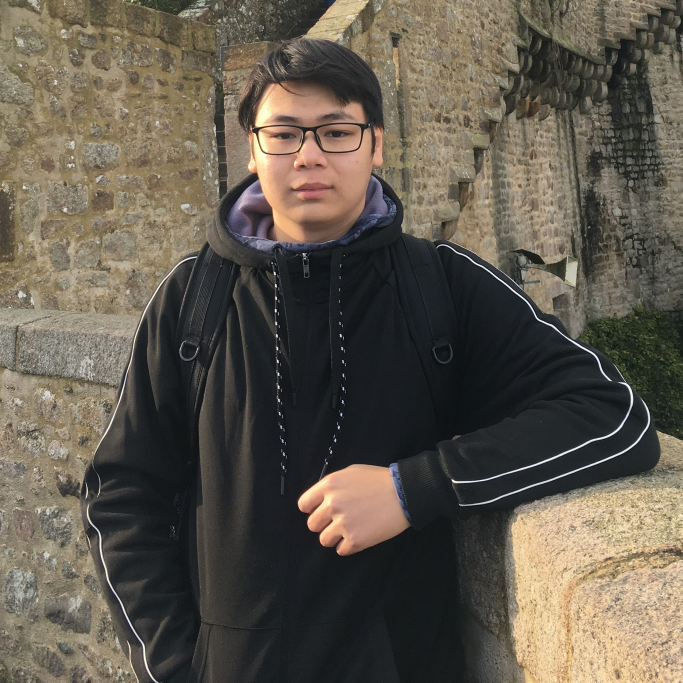
#> input picture images/selfie_picture.jpg, 2048 x 2047 px (shown at 1/3 size)
$ python opencv-13-convert_cartoonish.py
#> lines starting #> are read from the running program, lines starting #| are printed output that depends on the picture; after the words box and inside, x2 and y2 are one past the last pixel; in counts of white or black regions, pixels touching at a corner belong together
import cv2
import numpy as np


img = cv2.imread("images/selfie_picture.jpg")
#> img is the input picture: shape (2047, 2048, 3); mean B, G, R 78, 89.4, 96.6

size_img = 0.5

# Because my picture is too big so I resize it:
img = cv2.resize(img, (0, 0), fx = size_img, fy = size_img)
#> img: shape (1024, 1024, 3)


gray = cv2.cvtColor(img, cv2.COLOR_BGR2GRAY)
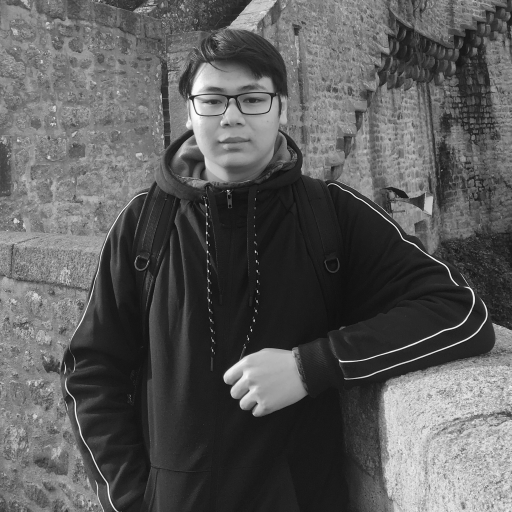
#> gray: shape (1024, 1024) (shown at 1/2 size); min 3, max 254, mean 90.4

gray = cv2.medianBlur(gray, 5)

edges = cv2.adaptiveThreshold(gray, 255, cv2.ADAPTIVE_THRESH_MEAN_C, cv2.THRESH_BINARY, 13, 5)
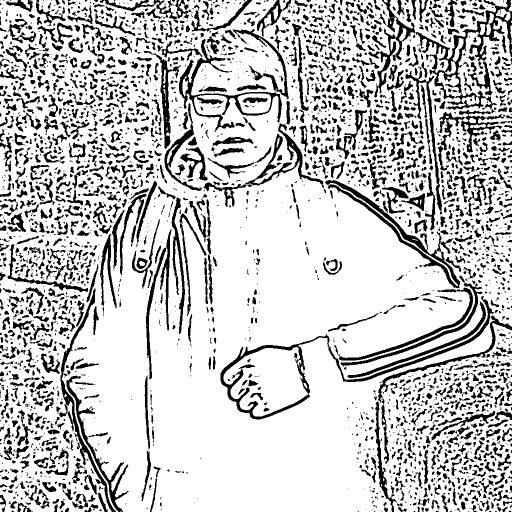
#> edges: shape (1024, 1024) (shown at 1/2 size); 78.2% white; 3380 black regions (1820 under 20 px), largest, box (x1, y1, x2, y2) and area: (441, 592, 988, 839) 6976, (831, 0, 1024, 210) 6870, (650, 360, 921, 576) 5416

# smoothing image
color = cv2.bilateralFilter(img, 9, 250, 250)

cartoon = cv2.bitwise_and(color, color, mask = edges)
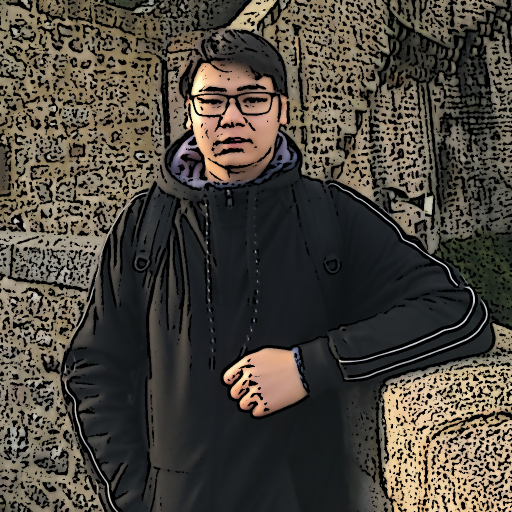
#> cartoon: shape (1024, 1024, 3) (shown at 1/2 size); mean B, G, R 60.5, 69, 74.4


# Show
cv2.imshow("show", cartoon)

#save the cartoon picture to folder if click 's'
if cv2.waitKey() == ord("s"):
#> (key Esc is pressed here)
	cv2.imwrite("images/your_cartoon_picture.jpg", cartoon)

cv2.waitKey(0)
cv2.destroyAllWindows()
